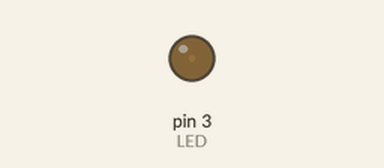
Simulated run of this sketch. Board: Arduino Uno, built with avr-gcc and run on an emulated ATmega328P. Shown: output pins drawn as LEDs (lit = HIGH).

Above: at 0.05 s.
At 1.55 s:
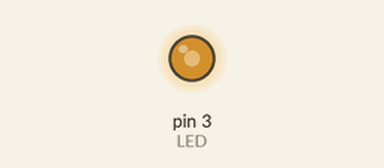
At 2.55 s:
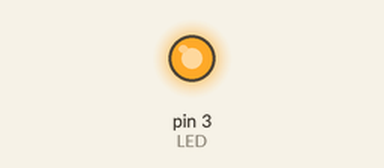
At 5.1 s:
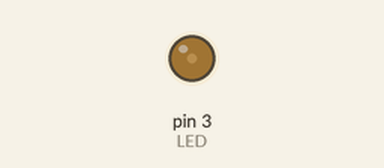
Timing chart, 0 to 8.0 s (numbered marks = the images above):
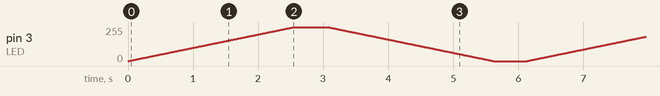

The sketch:

sketch_blinkingLED_1.0.1.ino
```cpp
const int LED=3;
void setup()
{
  pinMode(LED, OUTPUT);
}
void loop()
{
  for(int i=0; i<=255; i++){
    analogWrite(LED,i);
    delay(10);
  }
  delay(500);
  for(int j=255;j>=0;j--){
    analogWrite(LED,j);
    delay(10);
  }
  delay(500);
}
```
